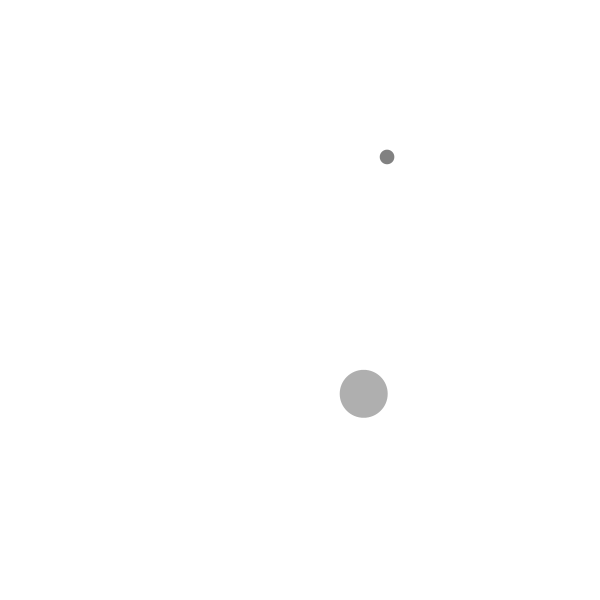
Frame 1 (no input)
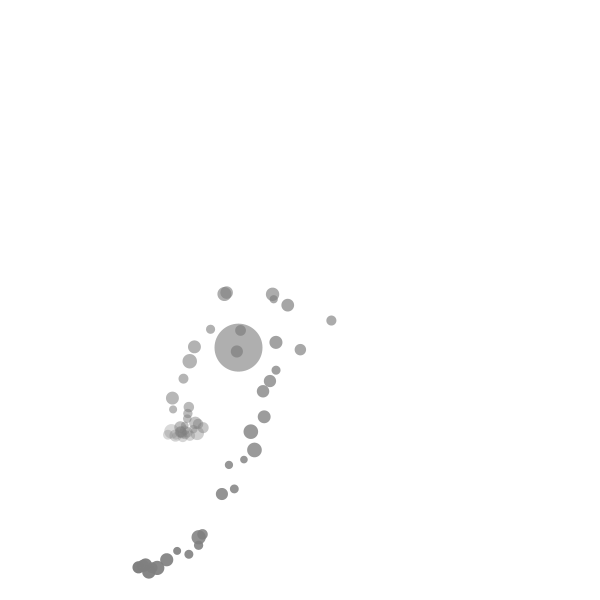
Frame 60 (the mouse pressed at the canvas centre just before this capture)
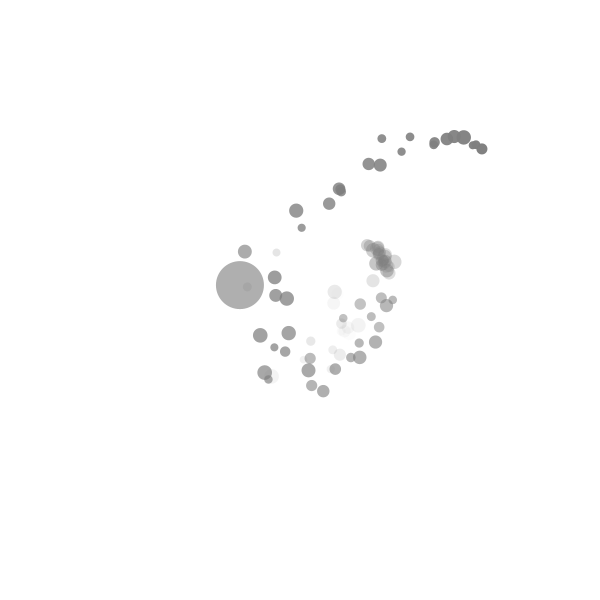
Frame 120 (the mouse held since frame 60 and released just before this capture)

The Processing sketch that drew these frames (run headless with seeded random() and noise(); from frame 60 on, the mouse is pressed at the canvas centre):

// Processing sketch: ParticleSystemOrbit
// ── ParticleSystemOrbit.pde
ParticleSystem ps;
Attractor attractor;

void setup() {
  size(600, 600);
  ps = new ParticleSystem();
  attractor = new Attractor(width/2 -20, height/2);
}

void draw() {
  background(255);
  
  ps.addParticle();
  
  //PVector gravity = new PVector(0, 0.1);
  //ps.applyForce(gravity);
  
  ps.applyAttractor(attractor);
  
  attractor.display();
  ps.render();
}

// ── Attractor.pde
class Attractor {
  
  float G = 100;
  
  PVector pos;
  float tx, ty;
  //float r = 10;
  float mass;
  
  Attractor(float x, float y) {
    mass = 4;
    pos = new PVector(x,y);
    tx = 0;
    ty = 10000;
  }
  
  void display() {
    noStroke();
    fill(175);
    ellipse(pos.x, pos.y, 48, 48);
  }
  
  PVector attract(Particle p) {
    PVector dir = PVector.sub(pos, p.pos);
    float d = dir.mag();
    dir.normalize();
    d = constrain(d, 5, 25);
    float force = G * mass * p.mass / (d * d);
    //float force = G / (d * d);
    dir.mult(force);
    return dir;
  }
  
  PVector attractSystem(PVector _pos, float _mass) {
    PVector dir = PVector.sub(pos, _pos);
    float d = dir.mag();
    dir.normalize();
    d = constrain(d, 5, 25);
    float force = G * mass * _mass / (d * d);
    //float force = G / (d * d);
    dir.mult(force);
    return dir;
  }
  
  void step() {
    pos.x = map(noise(tx), 0, 1, 0, width);
    pos.y = map(noise(ty), 0, 1, 0, height);
    tx += 0.01;
    ty += 0.01;
  }
}

// ── Particle.pde
class Particle {
  PVector pos;
  PVector vel;
  PVector acc;
  float lifespan;
  
  float mass = random(1.5, 3);
  
  Particle(PVector p) {
    acc = new PVector(0, 0);
    vel = new PVector(random(-1,1), random(-2,1));
    pos = p.copy();
    lifespan = 255.0;
  }
  
  void run() {
    update();
    display();
  }
  
  void applyForce(PVector force) {
    PVector f = force.copy();
    f.div(mass);
    acc.add(f);
  }
  
  void update() {
    vel.add(acc);
    pos.add(vel);
    acc.mult(0);
    lifespan -= 3;
    vel.limit(10);
  }
  
  void display() {
    noStroke();
    fill(127, lifespan);
    ellipse(pos.x, pos.y, 5*mass, 5*mass);
  }
  
  boolean isDead() {
    if (lifespan < 0) {
      return true;
    } else {
      return false;
    }
  }
}

// ── ParticleSystem.pde
class ParticleSystem {
  ArrayList<Particle> particles;
  PVector acc;
  PVector vel;
  PVector pos;
  float mass;
  
  ParticleSystem() {
    particles = new ArrayList<Particle>();
    mass = 4;
    pos = new PVector(random(width), random(height));
    vel = new PVector(0, 0);
    acc = new PVector(0, 0);
  }
  
  void addParticle() {
    particles.add(new Particle(pos));
  }
  
  void applyForce(PVector _f) {
    for (Particle p : particles) {
      p.applyForce(_f);
    }
  }
  
  void applyAttractor(Attractor a) {
    for (Particle p : particles) {
      PVector force = a.attract(p);
      p.applyForce(force);
    }
    PVector force = a.attractSystem(pos, mass);
    force.div(mass);
    acc.add(force);
    vel.add(acc);
    pos.add(vel);
    acc.mult(0);
    vel.limit(15);
    a.step();
  }
  
  void render() {
    for (int i = particles.size()-1; i >= 0; i--) {
      Particle p = particles.get(i);
      p.run();
      if (p.isDead()) {
        particles.remove(i);
      }
    }
    //fill(0);
    //ellipse(pos.x, pos.y, 50, 50);
  }
}
